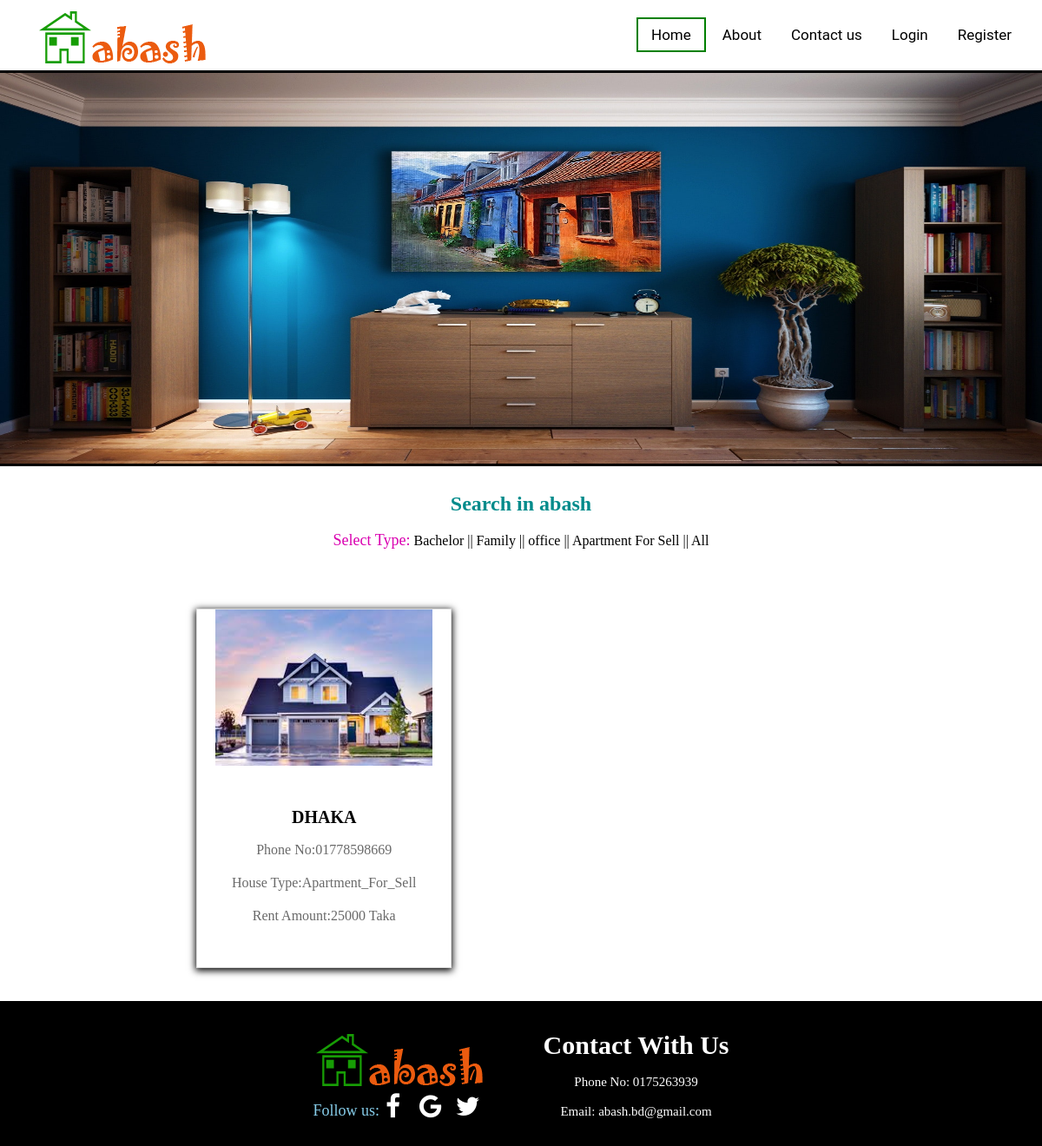
/apart.php, run on the app's committed database.
### tables this page shows
CREATE TABLE `post` (
  `un` varchar(50) NOT NULL,
  `name` varchar(150) NOT NULL,
  `email` varchar(200) NOT NULL,
  `address` longtext NOT NULL,
  `rent_price` decimal(10,0) NOT NULL,
  `date_a` date NOT NULL,
  `phone_no` varchar(15) NOT NULL,
  `type` varchar(200) NOT NULL,
  `image` longblob NOT NULL
);

### apart.php (the view, shortened to what this page needs)
<?php
$connection = mysqli_connect("localhost", "root", "","ab");
$sql = "SELECT * FROM post WHERE type='Apartment_For_Sell' ";
$result = mysqli_query($connection,$sql);
?>
<html>
<head>
	<link href='css/style.css' rel='stylesheet'>
	<link rel="stylesheet" href="https://cdnjs.cloudflare.com/ajax/libs/font-awesome/4.7.0/css/font-awesome.min.css">
</head>
<body>
	 <div class="logo_menu">
	    <div class="neon">
		    <img src="img/logo.png">
	    </div>
		<ul class="main-nav">
		    <li class="active"><a href="index.php">Home</a></li>
			<li><a href="about.php">About</a></li>
			<li><a href="#contact">Contact us</a></li>
			<li><a href="login.php">Login</a></li>
			<li><a href="register.php">Register</a></li>
		</ul>
	</div>
	       <div class="slider">
				  <img class="mySlides" src="img/2.jpg">
            </div>
	  <div class="search">
	         <h2 style="color:darkcyan">Search in abash</h2></br>
	        <ul>
	           <li>
			   <font face="serif" size="4" color="dark skyblue">Select Type:</font>
			   <a href="bechalor.php" style="text-decoration: none;color: black"><label  name="type1" value="bachelor" title="click here">Bachelor || </label></a>
			   <a href="family.php" style="text-decoration: none;color: black"><label  name="type" value="family" title="click here">Family || </label></a>
			  <a href="office.php" style="text-decoration: none;color: black"><label  name="type" value="office" title="click here">office ||</label></a>
			   <a href="apart.php" style="text-decoration: none;color: black"><label name="type" value="Apartment_For_Sell" title="click here">Apartment For Sell || </label></a>
			   <a href="index.php" style="text-decoration: none;color: black"><label name="type"  title="click here">All</label></a>
			   </li>
			</ul>
	  </div>
		<div class="product_area">
		  <ul>
              <?php
              if ($result->num_rows > 0) {
                    while($row = $result->fetch_assoc()){ ?>
                        <li>
                            <a href="#">
                                <div class="single_product">
                                    <img src=<?= $row['image']; ?>>
                                    <div class="single_product_text">
                                        <h2><?= $row['address']; ?></h2>
                                        <p>Phone No:<?= $row['phone_no']; ?></p>
                                        <p>House Type:<?= $row['type']; ?></p>
                                        <p>Rent Amount:<?= $row['rent_price']; ?> taka</p>
                                    </div>
                                </div>
                            </a>
                        </li>
                    <?php }
                }
              ?>
		  </ul>
		</div>
</body>
	<footer class="footer">
	<ul>
		<li>
		<div>
			<img src="img/logo.png">
		</div>
		<div>
			<font face="serif" size="4" color="skyblue">Follow us:</font>
			<a href="#" class="call"><i class="fa fa-facebook-f" style="font-size:30px;width:23px;background-color:black;color:white;padding-right: 15px"></i></a>
			<a href="#" class="call"><i class="fa fa-google" style="font-size:30px;background-color:black;color:white;padding-right: 12px"></i></a>
			<a href="#" class="call"><i class="fa fa-twitter" style="font-size:30px;background-color:black;color:white;padding-right: 9px"></i></a>
		</div>
       </li>
	   <li>
		<div class="contact">
			<h1><a name="contact"></a>Contact With Us</h1><br>
			<p>Phone No: 0175263939</p><br>
			<p>Email: abash.bd@gmail.com</p>
		</div>
       </li>
	</ul>
	</footer>
</html>

### css/style.css (style rules this page uses)
* { margin: 0; padding: 0; }
.neon { float: left; margin-left: 40px; list-style: none; margin-right: 15px; }
.main-nav { float: right; list-style: none; margin-top: 25px; margin-right: 15px; }
.main-nav li { display: inline-block; }
.main-nav li a { color: black; text-decoration: none; padding: 8px 15px; font-family: "Roboto", sans-serif; font-size: 17px; }
.main-nav li.active a { border: 2px solid green; }
.slider img { border-top: 3px solid black; border-bottom: 3px solid black; height:450px; width:100%; }
.search { padding:30px; text-align:center; }
.search ul li { display: inline-block; text-align:left; }
.product_area { padding-left:200px; padding-left:200px; }
.product_area ul li { display: inline-block; text-align: center; margin: 38px 26px; box-shadow: 0px 2px 8px 1px #000; }
.product_area ul li a { text-decoration:none; }
.single_product { border:1px solid #ddd; }
.single_product img { width: 250px; height: 180px; }
.single_product h2 { color: #000; text-transform: uppercase; font-size: 20px; line-height: 38px; }
.single_product p { color: #696969; text-transform: capitalize; font-size: 16px; line-height: 38px; }
.single_product_text { padding:40px; }
.logo_menu { background-color: #fff; padding: 5px 5px; }
.footer { background-color: black; width: 100%; height: auto; text-align:center; }
.footer ul li { display: inline-block; text-align: center; padding:30px; }
.contact { text-align: center; color: white; font-size: 15px; }

### data on the page
post: image (picture), address "DHAKA", phone_no "01778598669", type "Apartment_For_Sell", rent_price "25000"
